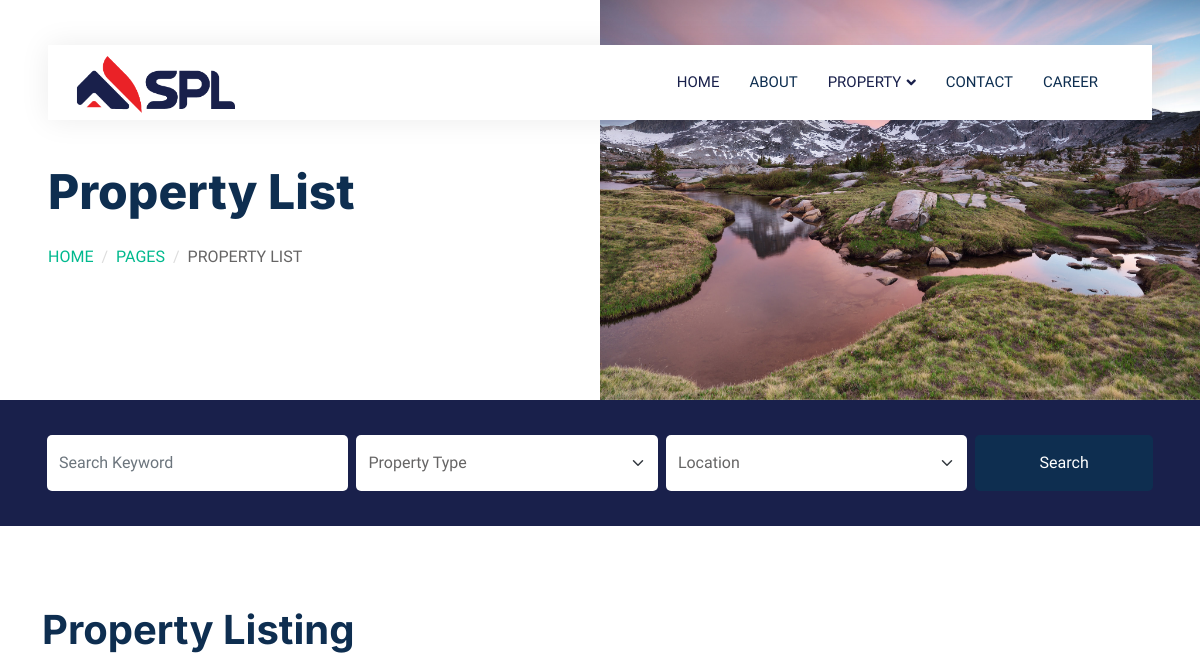
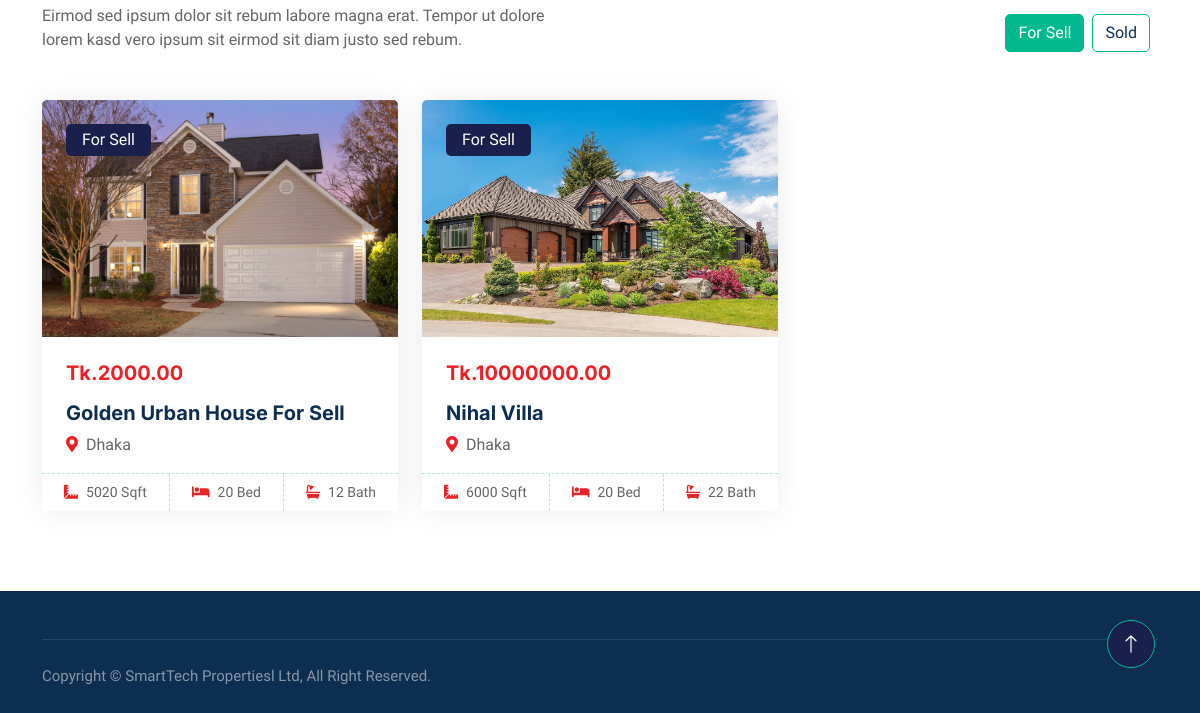
The app's page /property/, older data (2 pictures, top to bottom).
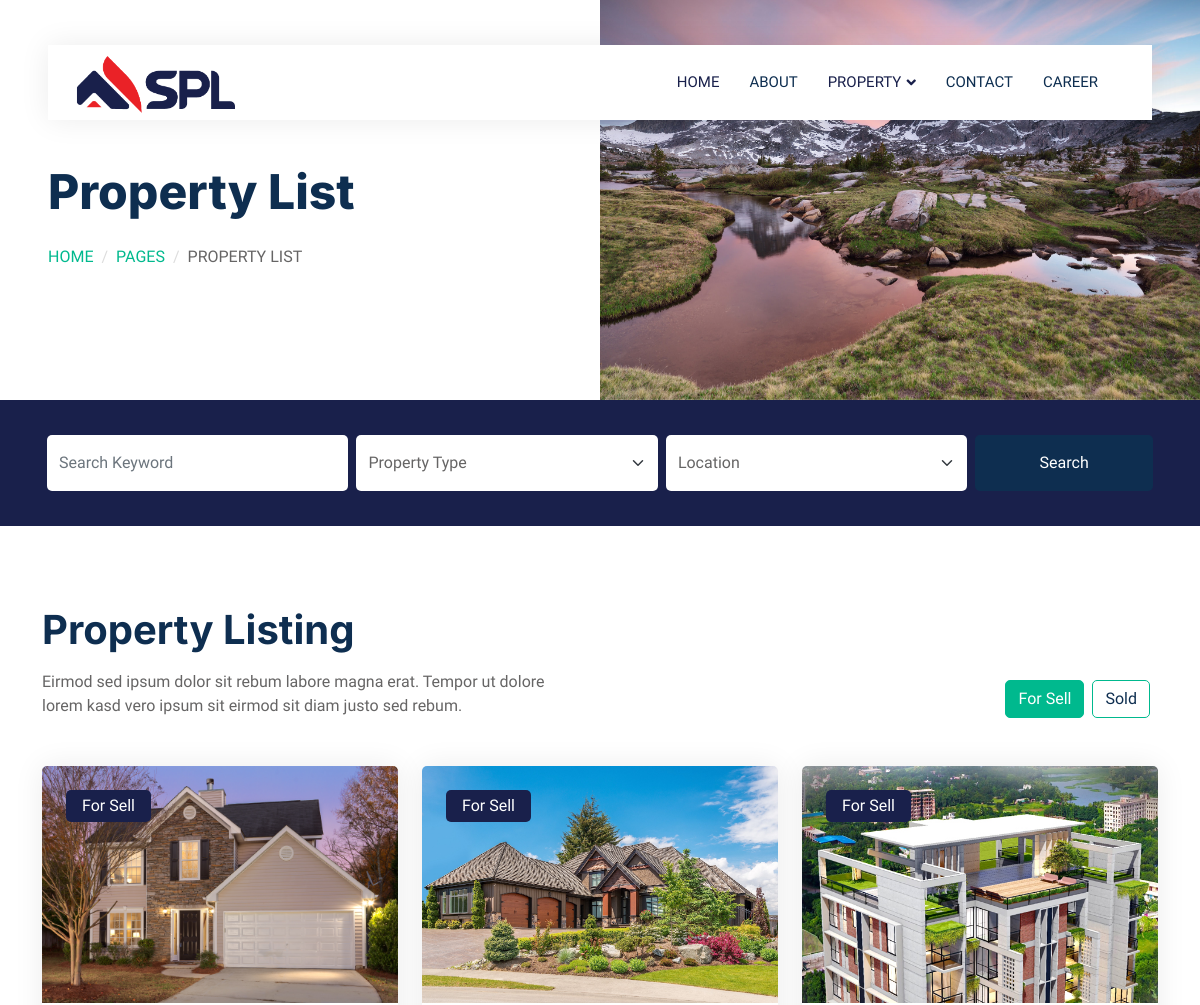
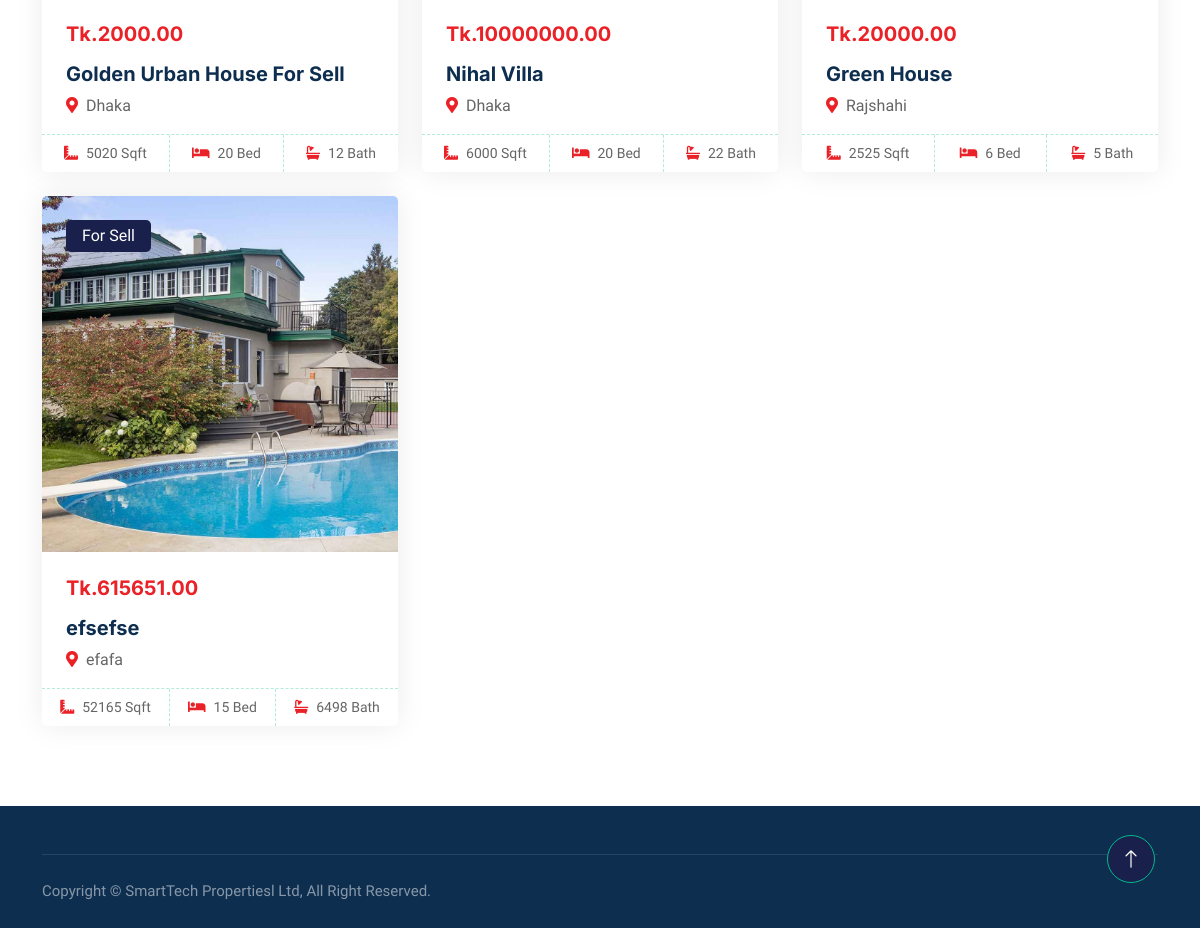
The same page, newer data (2 pictures, top to bottom).
### properties/models.py (models this page shows, shortened)
class Property(models.Model):
    PROPERTY_TYPES = [
        ('sell', 'For Sell'),
        ('sold', 'Sold'),
    ]
    title = models.CharField(max_length=100)
    property_type = models.CharField(max_length=4, choices=PROPERTY_TYPES, default='sell')
    price = models.DecimalField(max_digits=10, decimal_places=2)
    location = models.CharField(max_length=255)
    image = models.ImageField(upload_to='property_images/')
    size_sqft = models.IntegerField()
    bedrooms = models.IntegerField()
    bathrooms = models.IntegerField()

### properties/views.py (the view)
# urls.py: path('property/', views.property, name="property"),  # Updated path with trailing slash
def property(request):
    properties = Property.objects.all()
    header_image = PropertyHeaderImage.objects.first()  # Assuming you have only one header image
    for_sell_properties = properties.filter(property_type='sell')[:6]
    additional_sell_properties = properties.filter(property_type='sell')[6:]
    sold_properties = properties.filter(property_type='sold')[:6]
    context = {
        'properties': properties,
        'header_image': header_image,
        'for_sell_properties': for_sell_properties,
        'additional_sell_properties': additional_sell_properties,
        'sold_properties': sold_properties,
    }
    return render(request, 'properties/property-list.html', context)

### properties/templates/properties/property-list.html (shortened to what the changed rows need)
{% extends "properties/base.html" %}
{% block body %}
{% load static %}
<div class="container-fluid header bg-white p-0">
    <div class="row g-0 align-items-center flex-column-reverse flex-md-row">
        <div class="col-md-6 p-5 mt-lg-5">
            <h1 class="display-5 animated fadeIn mb-4">Property List</h1>
        </div>
    </div>
</div>
<div class="container-xxl py-5">
    <div class="container">
        <div class="row g-0 gx-5 align-items-end">
            <div class="col-lg-6">
                <div class="text-start mx-auto mb-5 wow slideInLeft" data-wow-delay="0.1s">
                    <h1 class="mb-3">Property Listing</h1>
                </div>
            </div>
        </div>
        <div class="tab-content">
            <div id="tab-1" class="tab-pane fade show p-0 active">
                <div class="row g-4" id="property-list">
                    {% for property in for_sell_properties %}
                    <div class="col-lg-4 col-md-6 wow fadeInUp" data-wow-delay="0.1s">
                        <div class="property-item rounded overflow-hidden">
                            <div class="position-relative overflow-hidden">
                                <a href="{% url 'property_detail' property.id %}">
                                    <img class="img-fluid" src="{{ property.image.url }}" alt="">
                                </a>
                                <div class="bg-primary rounded text-white position-absolute start-0 top-0 m-4 py-1 px-3">
                                    For Sell
                                </div>
                            </div>
                            <div class="p-4 pb-0">
                                <h5 class="text-primary mb-3">Tk.{{ property.price }}</h5>
                                <a class="d-block h5 mb-2" href="{% url 'property_detail' property.id %}">{{ property.title }}</a>
                                <p><i class="fa fa-map-marker-alt text-primary me-2"></i>{{ property.location }}</p>
                            </div>
                            <div class="d-flex border-top">
                                <small class="flex-fill text-center border-end py-2"><i class="fa fa-ruler-combined text-primary me-2"></i>{{ property.size_sqft }} Sqft</small>
                                <small class="flex-fill text-center border-end py-2"><i class="fa fa-bed text-primary me-2"></i>{{ property.bedrooms }} Bed</small>
                                <small class="flex-fill text-center py-2"><i class="fa fa-bath text-primary me-2"></i>{{ property.bathrooms }} Bath</small>
                            </div>
                        </div>
                    </div>
                    {% endfor %}
                </div>
            </div>
        </div>
    </div>
</div>
{% endblock %}

Row changes from the older to the newer data that the page shows:
added Property: image (picture), price "20000.00", title "Green House", location "Rajshahi", size_sqft "2525", bedrooms "6", bathrooms "5"
added Property: image (picture), price "615651.00", title "efsefse", location "efafa", size_sqft "52165", bedrooms "15", bathrooms "6498"
